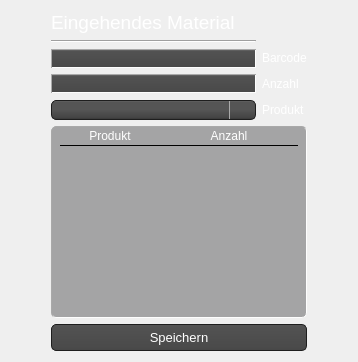
                <widget class="QWidget" name="tab_11">
                 <attribute name="title">
                  <string>Material einpflegen</string>
                 </attribute>
                 <layout class="QGridLayout" name="gridLayout_21">
                  <item row="0" column="0">
                   <layout class="QGridLayout" name="gridLayout_20">
                    <item row="3" column="3">
                     <widget class="QLabel" name="label_41">
                      <property name="text">
                       <string>&lt;html&gt;&lt;head/&gt;&lt;body&gt;&lt;p&gt;&lt;span style=&quot; color:#ffffff;&quot;&gt;Anzahl&lt;/span&gt;&lt;/p&gt;&lt;/body&gt;&lt;/html&gt;</string>
                      </property>
                     </widget>
                    </item>
                    <item row="4" column="3">
                     <widget class="QLabel" name="label_42">
                      <property name="text">
                       <string>&lt;html&gt;&lt;head/&gt;&lt;body&gt;&lt;p&gt;&lt;span style=&quot; color:#ffffff;&quot;&gt;Produkt&lt;/span&gt;&lt;/p&gt;&lt;/body&gt;&lt;/html&gt;</string>
                      </property>
                     </widget>
                    </item>
                    <item row="2" column="2">
                     <widget class="QLineEdit" name="admin_material_save_barcode">
                      <property name="styleSheet">
                       <string notr="true">QLineEdit{ background-color: QLinearGradient( x1: 0, y1: 0, x2: 0, y2: 1, stop: 0 #929394, stop: 0.1 #525252, stop: 0.5 #4e4e4e, stop: 0.9 #4a4a4a, stop: 1 #464646);
border: 1px inset darkgrey;
border-radius: 10px;
padding: 0 8px;
selection-background-color: darkgray;
font-size: 13px;
color: white;
}
QLineEdit:focus { background-color: QLinearGradient( x1: 0, y1: 0, x2: 0, y2: 1, stop: 0 #ffffff, stop: 0.1 #bababa, stop: 0.5 #919191, stop: 0.9 #7a7a7a, stop: 1 #5b5b5b);}
</string>
                      </property>
                     </widget>
                    </item>
                    <item row="3" column="2">
                     <widget class="QLineEdit" name="admin_material_save_number">
                      <property name="styleSheet">
                       <string notr="true">QLineEdit{ background-color: QLinearGradient( x1: 0, y1: 0, x2: 0, y2: 1, stop: 0 #929394, stop: 0.1 #525252, stop: 0.5 #4e4e4e, stop: 0.9 #4a4a4a, stop: 1 #464646);
border: 1px inset darkgrey;
border-radius: 10px;
padding: 0 8px;
selection-background-color: darkgray;
font-size: 13px;
color: white;
}
QLineEdit:focus { background-color: QLinearGradient( x1: 0, y1: 0, x2: 0, y2: 1, stop: 0 #ffffff, stop: 0.1 #bababa, stop: 0.5 #919191, stop: 0.9 #7a7a7a, stop: 1 #5b5b5b);}
</string>
                      </property>
                     </widget>
                    </item>
                    <item row="5" column="0">
                     <spacer name="horizontalSpacer_18">
                      <property name="orientation">
                       <enum>Qt::Horizontal</enum>
                      </property>
                      <property name="sizeHint" stdset="0">
                       <size>
                        <width>40</width>
                        <height>20</height>
                       </size>
                      </property>
                     </spacer>
                    </item>
                    <item row="0" column="2">
                     <widget class="QLabel" name="label_43">
                      <property name="font">
                       <font>
                        <pointsize>14</pointsize>
                       </font>
                      </property>
                      <property name="text">
                       <string>&lt;html&gt;&lt;head/&gt;&lt;body&gt;&lt;p&gt;&lt;span style=&quot; color:#ffffff;&quot;&gt;Eingehendes Material&lt;/span&gt;&lt;/p&gt;&lt;/body&gt;&lt;/html&gt;</string>
                      </property>
                     </widget>
                    </item>
                    <item row="1" column="2">
                     <widget class="Line" name="line_5">
                      <property name="orientation">
                       <enum>Qt::Horizontal</enum>
                      </property>
                     </widget>
                    </item>
                    <item row="5" column="2" colspan="2">
                     <widget class="QTableWidget" name="admin_material_save_table">
                      <property name="styleSheet">
                       <string notr="true">QTableView {
border: 1px inset darkgrey;
border-radius: 5px;
padding: 0 8px;
font-size: 13px;
color: white;
gridline-color: rgb(164, 164, 165);
Background-color: rgb(164, 164, 165);

}
QHeaderView::section{

border-style: none;
Color: white;
gridline-color: rgb(164, 164, 165);
background-color: rgb(164, 164, 165);
border-bottom: 1px inset black;

}
QTableView::item{
border-bottom : 1px inset black;
gridline-color: rgb(164, 164, 165);
text-align: center;
}</string>
                      </property>
                      <attribute name="horizontalHeaderCascadingSectionResizes">
                       <bool>true</bool>
                      </attribute>
                      <attribute name="horizontalHeaderStretchLastSection">
                       <bool>true</bool>
                      </attribute>
                      <attribute name="verticalHeaderVisible">
                       <bool>false</bool>
                      </attribute>
                      <column>
                       <property name="text">
                        <string>Produkt</string>
                       </property>
                      </column>
                      <column>
                       <property name="text">
                        <string>Anzahl</string>
                       </property>
                      </column>
                     </widget>
                    </item>
                    <item row="6" column="2" colspan="2">
                     <widget class="QPushButton" name="admin_material_save_button">
                      <property name="styleSheet">
                       <string notr="true">QPushButton{
   background-color: QLinearGradient( x1: 0, y1: 0, x2: 0, y2: 1, stop: 0 #565656, stop: 0.1 #525252, stop: 0.5 #4e4e4e, stop: 0.9 #4a4a4a, stop: 1 #464646);
  	border-style: solid;
    border: 1px solid #1e1e1e;
    border-radius: 5;
    padding: 1px 0px 1px 20px;
    font: 13px;
    min-width: 10em;
    padding: 5px;
	color: white;
}
QPushButton:hover{
	background-color: QLinearGradient( x1: 0, y1: 0, x2: 0, y2: 1, stop: 0 #565656, stop: 0.1 #525252, stop: 0.5 #4e4e4e, stop: 0.9 #4a4a4a, stop: 1 #464646);
  	border-style: solid;
    border: 1px solid rgb(59, 204, 179);
    border-radius: 5;
    padding: 1px 0px 1px 20px;
    font: 13px;
    min-width: 10em;
    padding: 5px;
	color: white;
}
QPushButton:pressed {
background-color: rgb(130, 152, 152);
  	border-style: solid;
    border: 1px solid #1EFFFF;
    border-radius: 5;
    padding: 1px 0px 1px 20px;
    font: 13px;
    min-width: 10em;
    padding: 5px;
	color: white;

}</string>
                      </property>
                      <property name="text">
                       <string>Speichern</string>
                      </property>
                     </widget>
                    </item>
                    <item row="4" column="2">
                     <widget class="QComboBox" name="admin_material_save_combo">
                      <property name="styleSheet">
                       <string notr="true">QComboBox
{
    subcontrol-origin: padding;
    subcontrol-position: top right;
    selection-background-color: #111;
    selection-color: white;

    background-color: #464646;
    border-style: solid;
    border: 1px solid #1e1e1e;
    border-radius: 5;
    padding: 1px 0px 1px 20px;
}


QComboBox:hover, QPushButton:hover
{
    border: 1px solid teal;

}

QComboBox:editable {
    background: red;
    color: white;
}

QComboBox:on
{
    padding-top: 0px;
    padding-left: 0px;

    background-color: QLinearGradient( x1: 0, y1: 0, x2: 0, y2: 1, stop: 0 #2d2d2d, stop: 0.1 #2b2b2b, stop: 0.5 #292929, stop: 0.9 #282828, stop: 1 #252525);
    selection-background-color: rgb(67, 131, 202);
}

QComboBox:!on
{

    background-color: QLinearGradient( x1: 0, y1: 0, x2: 0, y2: 1, stop: 0 #666, stop: 0.1 #555, stop: 0.5 #555, stop: 0.9 #444, stop: 1 #333);
}

QComboBox QAbstractItemView
{
    border: 2px solid darkgray;
    color: black;
    selection-background-color: QLinearGradient( x1: 0, y1: 0, x2: 0, y2: 1, stop: 0 #111, stop: 1 #333);
}

QComboBox::drop-down
{
     subcontrol-origin: padding;
     subcontrol-position: top right;
     width: 15px;

     border-left-width: 1px;
     border-left-color: darkgray;
     border-left-style: solid; /* just a single line */
     border-top-right-radius: 3px; /* same radius as the QComboBox */
     border-bottom-right-radius: 3px;
     padding-left: 10px;
 }


</string>
                      </property>
                     </widget>
                    </item>
                    <item row="2" column="3">
                     <widget class="QLabel" name="label_37">
                      <property name="text">
                       <string>&lt;html&gt;&lt;head/&gt;&lt;body&gt;&lt;p&gt;&lt;span style=&quot; color:#ffffff;&quot;&gt;Barcode&lt;/span&gt;&lt;/p&gt;&lt;/body&gt;&lt;/html&gt;</string>
                      </property>
                     </widget>
                    </item>
                    <item row="3" column="4">
                     <spacer name="horizontalSpacer_17">
                      <property name="orientation">
                       <enum>Qt::Horizontal</enum>
                      </property>
                      <property name="sizeHint" stdset="0">
                       <size>
                        <width>40</width>
                        <height>20</height>
                       </size>
                      </property>
                     </spacer>
                    </item>
                   </layout>
                  </item>
                 </layout>
                </widget>
